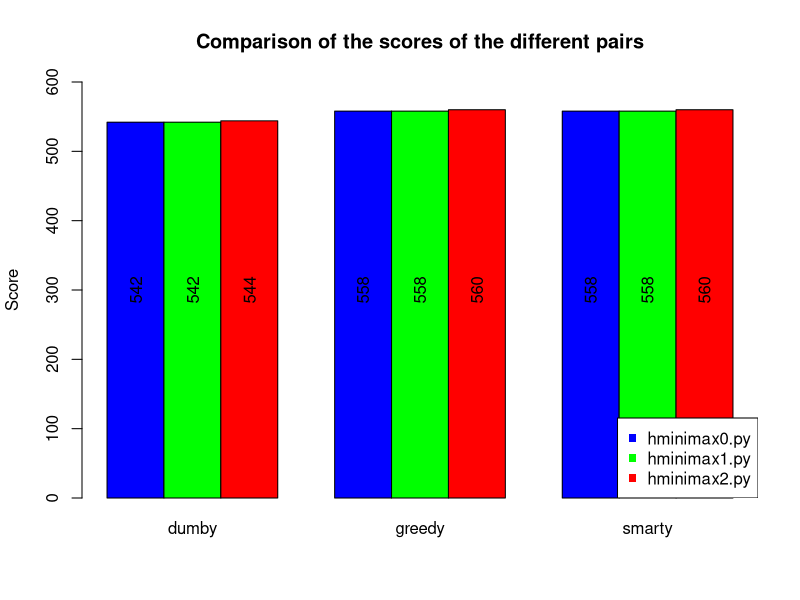

This figure's R source:
dumby_score <- c(542, 542, 544)
greedy_score <- c(558, 558, 560)
smarty_score <- c(558, 558, 560)

colors <- c("blue", "green", "red", "blue", "green", "red", "blue", "green", "red")

barplot(cbind(dumby_score, greedy_score, smarty_score), beside = TRUE, names.arg = c("dumby", "greedy", "smarty"), col = colors, ylim = c(0,600), main = "Comparison of the scores of the different pairs", ylab = "Score")
legend("bottomright", legend = c("hminimax0.py", "hminimax1.py", "hminimax2.py"), col=c("blue", "green", "red"), pch = c(15,15))

text(1.5,300,542, srt=90, col = "black")
text(2.5,300,542, srt=90, col = "black")
text(3.5,300,544, srt=90,col = "black")

text(5.5,300,558, srt=90, col = "black")
text(6.5,300,558, srt=90, col = "black")
text(7.5,300,560, srt=90, col = "black")

text(9.5,300,558, srt=90, col = "black")
text(10.5,300,558, srt=90, col = "black")
text(11.5,300,560, srt=90, col = "black")